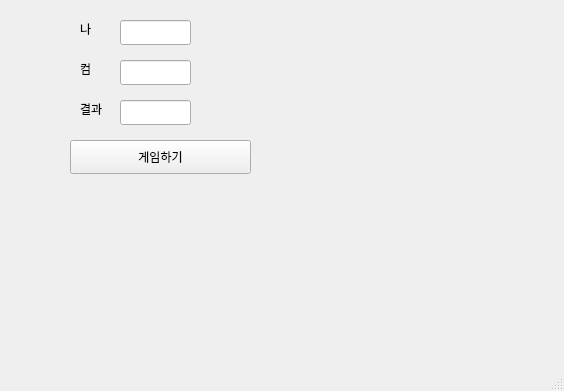
<?xml version="1.0" encoding="UTF-8"?>
<ui version="4.0">
 <class>MainWindow</class>
 <widget class="QMainWindow" name="MainWindow">
  <property name="geometry">
   <rect>
    <x>0</x>
    <y>0</y>
    <width>564</width>
    <height>391</height>
   </rect>
  </property>
  <property name="windowTitle">
   <string>MainWindow</string>
  </property>
  <widget class="QWidget" name="centralwidget">
   <widget class="QLabel" name="lbl">
    <property name="geometry">
     <rect>
      <x>80</x>
      <y>20</y>
      <width>21</width>
      <height>18</height>
     </rect>
    </property>
    <property name="text">
     <string>나</string>
    </property>
   </widget>
   <widget class="QLineEdit" name="le1">
    <property name="geometry">
     <rect>
      <x>120</x>
      <y>20</y>
      <width>71</width>
      <height>25</height>
     </rect>
    </property>
   </widget>
   <widget class="QPushButton" name="pb">
    <property name="geometry">
     <rect>
      <x>70</x>
      <y>140</y>
      <width>181</width>
      <height>34</height>
     </rect>
    </property>
    <property name="text">
     <string>게임하기</string>
    </property>
   </widget>
   <widget class="QLabel" name="lbl_2">
    <property name="geometry">
     <rect>
      <x>80</x>
      <y>60</y>
      <width>21</width>
      <height>18</height>
     </rect>
    </property>
    <property name="text">
     <string>컴</string>
    </property>
   </widget>
   <widget class="QLineEdit" name="le2">
    <property name="geometry">
     <rect>
      <x>120</x>
      <y>60</y>
      <width>71</width>
      <height>25</height>
     </rect>
    </property>
   </widget>
   <widget class="QLineEdit" name="le3">
    <property name="geometry">
     <rect>
      <x>120</x>
      <y>100</y>
      <width>71</width>
      <height>25</height>
     </rect>
    </property>
   </widget>
   <widget class="QLabel" name="lbl_3">
    <property name="geometry">
     <rect>
      <x>80</x>
      <y>100</y>
      <width>31</width>
      <height>18</height>
     </rect>
    </property>
    <property name="text">
     <string>결과</string>
    </property>
   </widget>
  </widget>
  <widget class="QMenuBar" name="menubar">
   <property name="geometry">
    <rect>
     <x>0</x>
     <y>0</y>
     <width>564</width>
     <height>21</height>
    </rect>
   </property>
  </widget>
  <widget class="QStatusBar" name="statusbar"/>
 </widget>
 <resources/>
 <connections/>
</ui>
